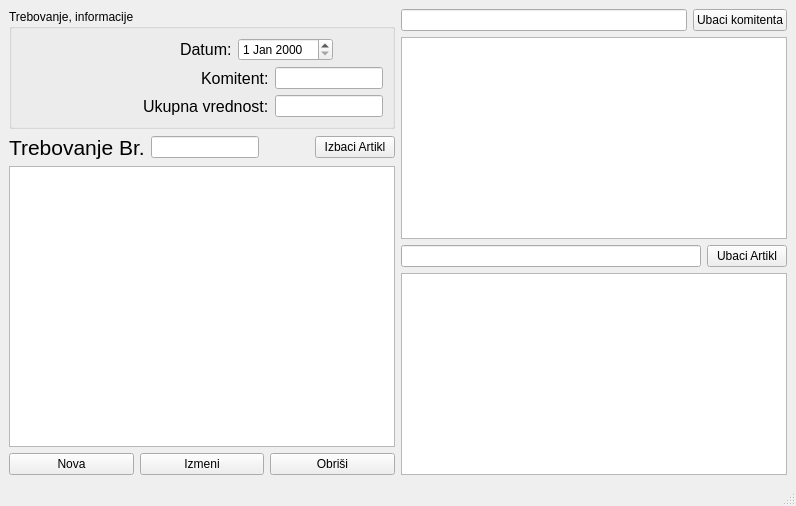
<?xml version="1.0" encoding="UTF-8"?>
<ui version="4.0">
 <class>FormaTrebovanje</class>
 <widget class="QMainWindow" name="FormaTrebovanje">
  <property name="geometry">
   <rect>
    <x>0</x>
    <y>0</y>
    <width>796</width>
    <height>506</height>
   </rect>
  </property>
  <property name="minimumSize">
   <size>
    <width>796</width>
    <height>506</height>
   </size>
  </property>
  <property name="windowTitle">
   <string>Trebovanje</string>
  </property>
  <widget class="QWidget" name="centralwidget">
   <layout class="QGridLayout" name="gridLayout">
    <item row="0" column="0">
     <layout class="QHBoxLayout" name="horizontalLayout_9">
      <item>
       <layout class="QVBoxLayout" name="verticalLayout_6">
        <item>
         <widget class="QGroupBox" name="groupBox">
          <property name="title">
           <string>Trebovanje, informacije</string>
          </property>
          <layout class="QVBoxLayout" name="verticalLayout_5">
           <item>
            <layout class="QVBoxLayout" name="verticalLayout">
             <item>
              <layout class="QHBoxLayout" name="horizontalLayout_6"/>
             </item>
             <item>
              <layout class="QHBoxLayout" name="horizontalLayout_5">
               <item>
                <spacer name="horizontalSpacer_5">
                 <property name="orientation">
                  <enum>Qt::Horizontal</enum>
                 </property>
                 <property name="sizeType">
                  <enum>QSizePolicy::Expanding</enum>
                 </property>
                 <property name="sizeHint" stdset="0">
                  <size>
                   <width>40</width>
                   <height>20</height>
                  </size>
                 </property>
                </spacer>
               </item>
               <item>
                <widget class="QLabel" name="label_3">
                 <property name="font">
                  <font>
                   <pointsize>12</pointsize>
                  </font>
                 </property>
                 <property name="text">
                  <string>Datum:</string>
                 </property>
                </widget>
               </item>
               <item>
                <widget class="QDateEdit" name="datum">
                 <property name="sizePolicy">
                  <sizepolicy hsizetype="Fixed" vsizetype="Fixed">
                   <horstretch>0</horstretch>
                   <verstretch>0</verstretch>
                  </sizepolicy>
                 </property>
                </widget>
               </item>
               <item>
                <spacer name="horizontalSpacer_2">
                 <property name="orientation">
                  <enum>Qt::Horizontal</enum>
                 </property>
                 <property name="sizeType">
                  <enum>QSizePolicy::Fixed</enum>
                 </property>
                 <property name="sizeHint" stdset="0">
                  <size>
                   <width>50</width>
                   <height>20</height>
                  </size>
                 </property>
                </spacer>
               </item>
              </layout>
             </item>
             <item>
              <layout class="QHBoxLayout" name="horizontalLayout_7">
               <item>
                <spacer name="horizontalSpacer_3">
                 <property name="orientation">
                  <enum>Qt::Horizontal</enum>
                 </property>
                 <property name="sizeHint" stdset="0">
                  <size>
                   <width>40</width>
                   <height>20</height>
                  </size>
                 </property>
                </spacer>
               </item>
               <item>
                <widget class="QLabel" name="label_4">
                 <property name="font">
                  <font>
                   <pointsize>12</pointsize>
                  </font>
                 </property>
                 <property name="text">
                  <string>Komitent:</string>
                 </property>
                </widget>
               </item>
               <item>
                <widget class="QLineEdit" name="komitent">
                 <property name="sizePolicy">
                  <sizepolicy hsizetype="Fixed" vsizetype="Fixed">
                   <horstretch>0</horstretch>
                   <verstretch>0</verstretch>
                  </sizepolicy>
                 </property>
                </widget>
               </item>
              </layout>
             </item>
             <item>
              <layout class="QHBoxLayout" name="horizontalLayout_8">
               <item>
                <spacer name="horizontalSpacer_4">
                 <property name="orientation">
                  <enum>Qt::Horizontal</enum>
                 </property>
                 <property name="sizeHint" stdset="0">
                  <size>
                   <width>40</width>
                   <height>20</height>
                  </size>
                 </property>
                </spacer>
               </item>
               <item>
                <widget class="QLabel" name="label_5">
                 <property name="font">
                  <font>
                   <pointsize>12</pointsize>
                  </font>
                 </property>
                 <property name="text">
                  <string>Ukupna vrednost:</string>
                 </property>
                </widget>
               </item>
               <item>
                <widget class="QLineEdit" name="ukupnaVrednost">
                 <property name="sizePolicy">
                  <sizepolicy hsizetype="Fixed" vsizetype="Fixed">
                   <horstretch>0</horstretch>
                   <verstretch>0</verstretch>
                  </sizepolicy>
                 </property>
                </widget>
               </item>
              </layout>
             </item>
            </layout>
           </item>
          </layout>
         </widget>
        </item>
        <item>
         <layout class="QVBoxLayout" name="verticalLayout_2">
          <item>
           <layout class="QHBoxLayout" name="horizontalLayout_2">
            <item>
             <widget class="QLabel" name="label">
              <property name="font">
               <font>
                <pointsize>16</pointsize>
               </font>
              </property>
              <property name="text">
               <string>Trebovanje Br.</string>
              </property>
             </widget>
            </item>
            <item>
             <widget class="QLineEdit" name="brojTrebovanja">
              <property name="sizePolicy">
               <sizepolicy hsizetype="Fixed" vsizetype="Fixed">
                <horstretch>0</horstretch>
                <verstretch>0</verstretch>
               </sizepolicy>
              </property>
             </widget>
            </item>
            <item>
             <spacer name="horizontalSpacer_6">
              <property name="orientation">
               <enum>Qt::Horizontal</enum>
              </property>
              <property name="sizeHint" stdset="0">
               <size>
                <width>40</width>
                <height>20</height>
               </size>
              </property>
             </spacer>
            </item>
            <item>
             <widget class="QPushButton" name="izbaciArtikl">
              <property name="text">
               <string>Izbaci Artikl</string>
              </property>
             </widget>
            </item>
           </layout>
          </item>
          <item>
           <widget class="QTableView" name="prikaz"/>
          </item>
          <item>
           <layout class="QHBoxLayout" name="horizontalLayout">
            <item>
             <widget class="QPushButton" name="nova">
              <property name="text">
               <string>Nova</string>
              </property>
             </widget>
            </item>
            <item>
             <widget class="QPushButton" name="izmeni">
              <property name="text">
               <string>Izmeni</string>
              </property>
             </widget>
            </item>
            <item>
             <widget class="QPushButton" name="obrisi">
              <property name="text">
               <string>Obriši</string>
              </property>
             </widget>
            </item>
           </layout>
          </item>
         </layout>
        </item>
       </layout>
      </item>
      <item>
       <layout class="QVBoxLayout" name="verticalLayout_3">
        <item>
         <layout class="QHBoxLayout" name="horizontalLayout_3">
          <item>
           <widget class="QLineEdit" name="pretragaKomitenata"/>
          </item>
          <item>
           <widget class="QPushButton" name="ubaciKomitenta">
            <property name="sizePolicy">
             <sizepolicy hsizetype="Fixed" vsizetype="Fixed">
              <horstretch>0</horstretch>
              <verstretch>0</verstretch>
             </sizepolicy>
            </property>
            <property name="text">
             <string>Ubaci komitenta</string>
            </property>
           </widget>
          </item>
         </layout>
        </item>
        <item>
         <widget class="QTableView" name="prikazKomitenta">
          <property name="sizePolicy">
           <sizepolicy hsizetype="Expanding" vsizetype="Expanding">
            <horstretch>0</horstretch>
            <verstretch>0</verstretch>
           </sizepolicy>
          </property>
         </widget>
        </item>
        <item>
         <layout class="QHBoxLayout" name="horizontalLayout_4">
          <item>
           <widget class="QLineEdit" name="pretragaArtikala"/>
          </item>
          <item>
           <widget class="QPushButton" name="ubaciArtikl">
            <property name="sizePolicy">
             <sizepolicy hsizetype="Fixed" vsizetype="Fixed">
              <horstretch>0</horstretch>
              <verstretch>0</verstretch>
             </sizepolicy>
            </property>
            <property name="text">
             <string>Ubaci Artikl</string>
            </property>
           </widget>
          </item>
         </layout>
        </item>
        <item>
         <widget class="QTableView" name="prikazArtikla">
          <property name="sizePolicy">
           <sizepolicy hsizetype="Expanding" vsizetype="Expanding">
            <horstretch>0</horstretch>
            <verstretch>0</verstretch>
           </sizepolicy>
          </property>
         </widget>
        </item>
       </layout>
      </item>
     </layout>
    </item>
   </layout>
   <widget class="QWidget" name="layoutWidget_2">
    <property name="geometry">
     <rect>
      <x>30</x>
      <y>0</y>
      <width>2</width>
      <height>2</height>
     </rect>
    </property>
    <layout class="QVBoxLayout" name="verticalLayout_4"/>
   </widget>
  </widget>
  <widget class="QMenuBar" name="menubar">
   <property name="geometry">
    <rect>
     <x>0</x>
     <y>0</y>
     <width>796</width>
     <height>21</height>
    </rect>
   </property>
  </widget>
  <widget class="QStatusBar" name="statusbar"/>
 </widget>
 <resources/>
 <connections/>
</ui>
